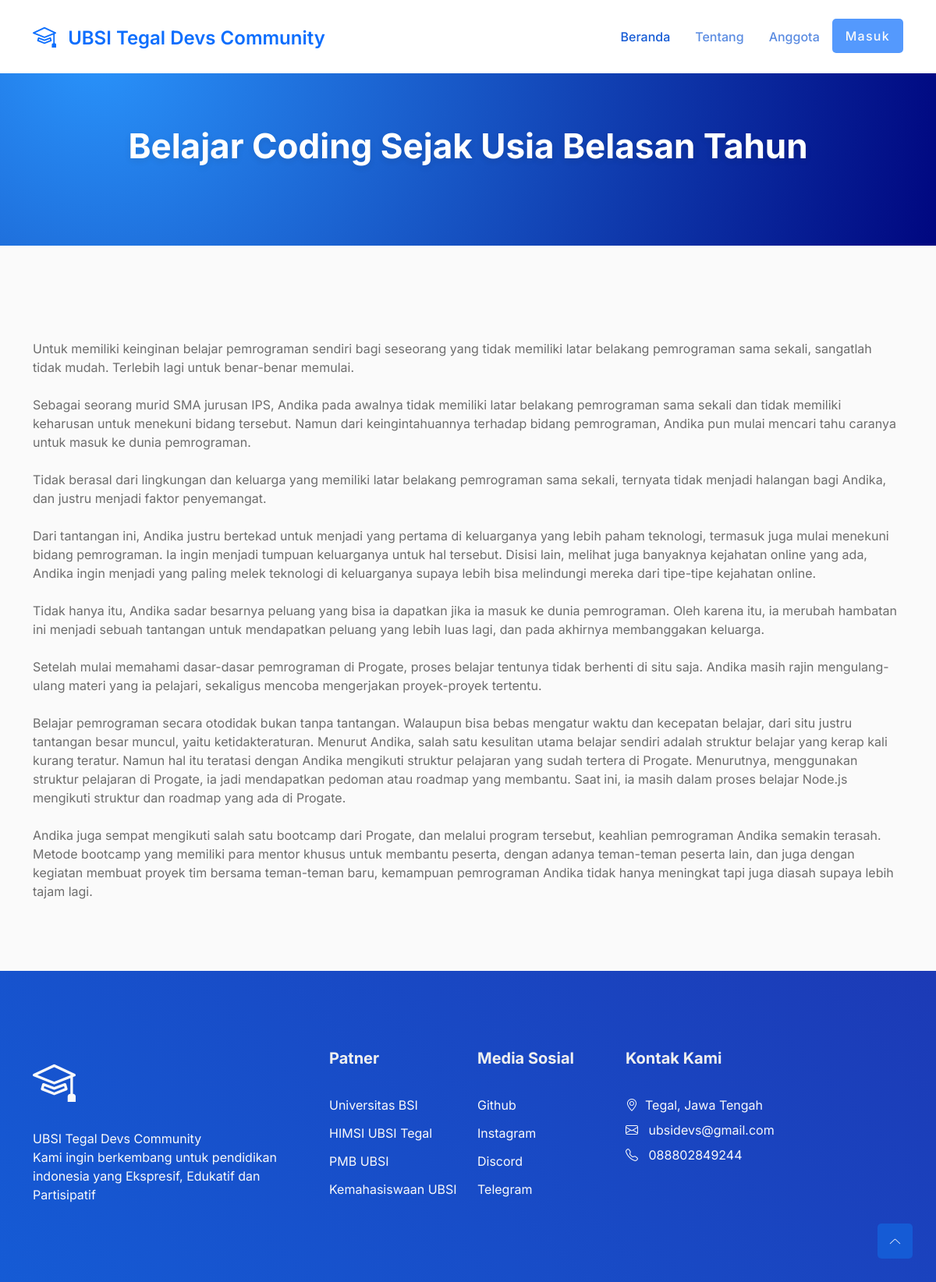
/detail.php?id=31, run on the app's committed database.
### tables this page shows
CREATE TABLE `t_artikel` (
  `id` int(50) NOT NULL,
  `judul` varchar(100) NOT NULL,
  `isi` varchar(10000) NOT NULL,
  `gambar` varchar(100) NOT NULL
);

### detail.php (the view, shortened to what this page needs)
<?php require 'controller/koneksi.php'; ?>
<!DOCTYPE html>
<html lang="en">
<head>
  <link href="https://cdn.jsdelivr.net/npm/bootstrap@5.2.0-beta1/dist/css/bootstrap.min.css" rel="stylesheet">
  <link rel="stylesheet" href="../assets/css/lineicons.css" />
  <link rel="stylesheet" href="../assets/css/tiny-slider.css" />
  <link rel="stylesheet" href="../assets/css/glightbox.min.css" />
  <link rel="stylesheet" href="../style.css" />
</head>
<body>
  <section class="navbar-area navbar-nine">
    <div class="container">
      <div class="row">
        <div class="col-lg-12">
          <nav class="navbar navbar-expand-lg">
            <a class="navbar-brand" href="index.php">
              <h4 class="text-primary">
                <i class="bi bi-mortarboard">
                </i>&nbsp;<span id="title">UBSI Tegal Devs Community</span></h4>
            </a>
            <div class="collapse navbar-collapse sub-menu-bar" id="navbarNine">
              <ul class="navbar-nav ms-auto">
                <li class="nav-item">
                  <a class="page-scroll active" href="#hero-area">Beranda</a>
                </li>
                <li class="nav-item">
                  <a class="page-scroll" href="#layanan">Tentang</a>
                </li>
                <li class="nav-item">
                  <a class="page-scroll" href="#pricing">Anggota</a>
                </li>
                <li class="nav-item">
                  <a class="page-scroll btn btn-primary text-light" href="./admin/login.php">Masuk</a>
                </li>
              </ul>
            </div>
          </nav>
        </div>
      </div>
    </div>
  </section>
  <?php
  		$id = $_GET["id"] ;
  		$sql = "select * from t_artikel WHERE id = '$id'";
  		$res = mysqli_query($con, $sql);
  		while ($data = mysqli_fetch_array($res)) {
  ?>
  <section id="hero-area" class="header-area header-eight">
    <div class="container">
      <div class="row align-items-center">
        <div class="col-lg-12 col-md-12 col-12">
          <div class="header-content">
            <h1 class="text-center"><?php echo $data["judul"]; ?></h1>
          </div>
        </div>
      </div>
    </div>
  </section>
  <section class="about-area tentang-kita">
    <div class="container">
      <div class="row align-items-center">
        <div class="col-lg-12 col-12 text-start">
          <p><?php echo htmlspecialchars_decode($data["isi"]); ?></p>
        </div>
      </div>
    </div>
  </section>
  <?php
  					}
  					?>
  <footer class="bagian-bawah">
    <div class="footer-top">
      <div class="container">
        <div class="inner-content">
          <div class="row">
            <div class="col-lg-4 col-md-6 col-12">
              <div class="footer-widget f-about">
                <div class="logo">
                  <a href="index.html">
                    <i class="text-logo bi bi-mortarboard text-light"></i>
                  </a>
                </div>
                <p>
                  UBSI Tegal Devs Community <br>
                  Kami ingin berkembang untuk pendidikan indonesia
                  yang Ekspresif, Edukatif dan Partisipatif
                </p>
              </div>
            </div>
            <div class="col-lg-2 col-md-6 col-12">
              <div class="footer-widget f-link">
                <h5>Patner</h5>
                <ul>
                  <li><a href="javascript:void(0)">Universitas BSI</a></li>
                  <li><a href="javascript:void(0)">HIMSI UBSI Tegal</a></li>
                  <li><a href="javascript:void(0)">PMB UBSI</a></li>
                  <li><a href="javascript:void(0)">Kemahasiswaan UBSI</a></li>
                </ul>
              </div>
            </div>
            <div class="col-lg-2 col-md-6 col-12">
              <div class="footer-widget f-link">
                <h5>Media Sosial</h5>
                <ul>
                  <li><a href="javascript:void(0)">Github</a></li>
                  <li><a href="javascript:void(0)">Instagram</a></li>
                  <li><a href="javascript:void(0)">Discord</a></li>
                  <li><a href="javascript:void(0)">Telegram</a></li>
                </ul>
              </div>
            </div>
            <div class="col-lg-4 col-md-6 col-12">
              <div class="footer-widget newsletter">
                <h5>Kontak Kami</h5>
                <ul>
                  <li><a href="javascript:void(0)" class="text-light mb-2">
                    <i class="bi bi-geo-alt"></i>
                    &nbsp;Tegal, Jawa Tengah
                    </a></li>
                  <li><a href="javascript:void(0)" class="text-light mb-2">
                    <i class="bi bi-envelope"></i>
                    &nbsp; ubsidevs@gmail.com
                  </a></li>
                  <li><a href="javascript:void(0)" class="text-light mb-2">
                      <i class="bi bi-telephone"></i>
                      &nbsp; 088802849244
                    </a></li>
                </ul>
              </div>
            </div>
          </div>
        </div>
      </div>
    </div>
  </footer>
  <a href="#" class="tombol-loncat-keatas btn-hover">
    <i class="lni lni-chevron-up"></i>
  </a>
</body>
</html>

### data on the page
t_artikel: judul "Belajar Coding Sejak Usia Belasan Tahun", isi "Untuk memiliki keinginan belajar pemrograman sendiri bagi seseorang yang tidak memiliki latar belakang pemrograman sama sekali, sangatlah tidak mudah. Terlebih lagi untuk benar-benar memulai. Sebagai seorang murid SMA jurusan IPS, Andika pada awalnya tidak memiliki latar belakang pemrograman sama sekali dan tidak memiliki keharusan untuk menekuni bidang tersebut. Namun dari keingintahuannya terhadap bidang pemrograman, Andika pun mulai mencari tahu caranya untuk masuk ke dunia pemrograman. Tidak berasal dari lingkungan dan keluarga yang memiliki latar belakang pemrograman sama sekali, ternyata tidak menjadi halangan bagi Andika, dan justru menjadi faktor penyemangat. Dari tantangan ini,…"
